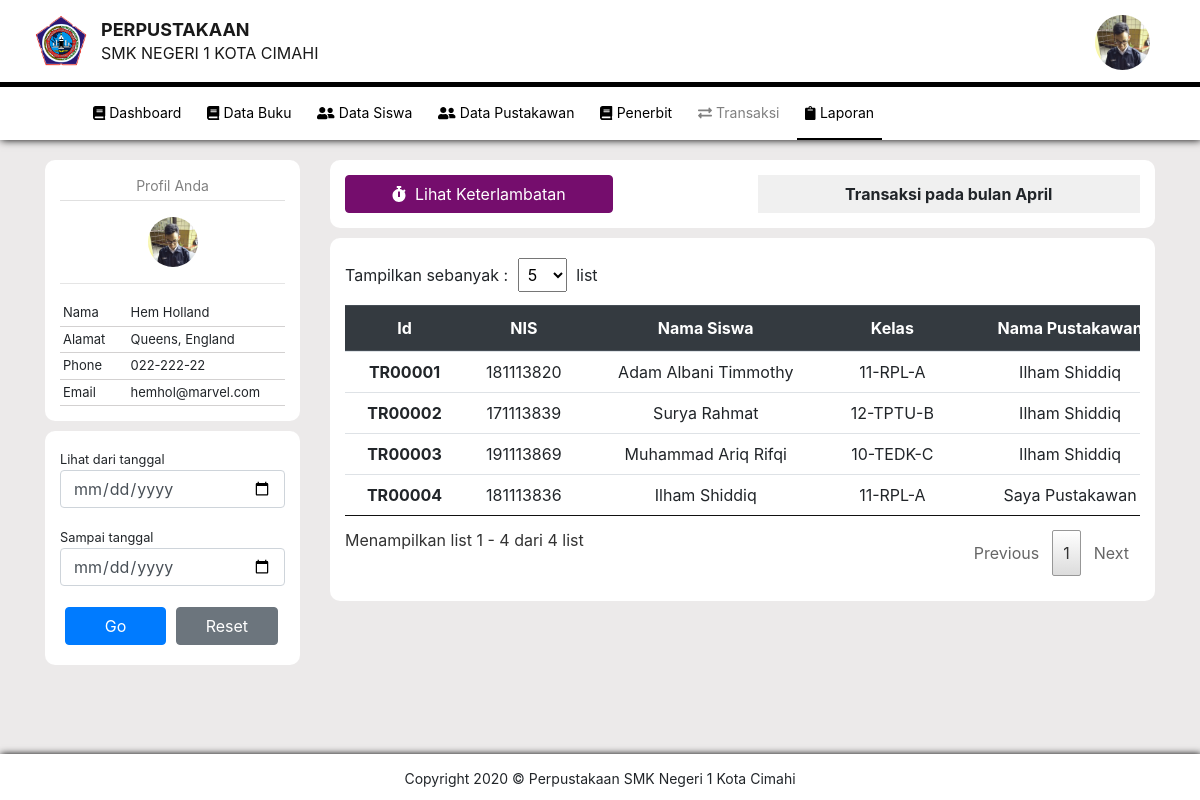
Page /pustakawan/laporan.php?id=P001 on the committed database.
### tables this page shows
CREATE TABLE `pustakawan` (
  `idPustakawan` varchar(4) NOT NULL,
  `nama` varchar(50) DEFAULT NULL,
  `alamat` varchar(100) DEFAULT NULL,
  `phone` varchar(15) DEFAULT NULL,
  `email` varchar(50) DEFAULT NULL,
  `image` varchar(100) DEFAULT NULL
);

CREATE TABLE `transaksi` (
  `idTransaksi` varchar(7) NOT NULL,
  `nis` varchar(9) DEFAULT NULL,
  `idPustakawan` varchar(4) DEFAULT NULL,
  `tglPinjam` date DEFAULT NULL
);

CREATE TABLE `siswa` (
  `nis` varchar(9) NOT NULL,
  `nama` varchar(100) DEFAULT NULL,
  `alamat` varchar(150) DEFAULT NULL,
  `jurusan` varchar(5) DEFAULT NULL,
  `tingkat` char(2) DEFAULT NULL,
  `kelas` char(1) DEFAULT NULL,
  `phone` varchar(15) DEFAULT NULL,
  `email` varchar(50) DEFAULT NULL,
  `image` varchar(100) DEFAULT NULL
);

### pustakawan/laporan.php (the view, shortened to what this page needs)
<?php
  require "../proses/koneksi.php";
  $id = $_GET['id'];
  $query = "SELECT * FROM pustakawan, login WHERE pustakawan.idPustakawan=:id AND pustakawan.idPustakawan=login.idPustakawan";
  $result = $con->prepare($query);
  $result->bindParam(':id', $id);
  $result->execute();
  while($row = $result->fetch(PDO::FETCH_ASSOC)){
    $nama = $row['nama'];
    $alamat = $row['alamat'];
    $phone = $row['phone'];
    $email = $row['email'];
    $hak = $row['hakUser'];
    $image = $row['image'];
  }
?><!doctype html>
<html lang="en">
  <head>
    <link rel="stylesheet" href="../assets/css/bootstrap.min.css">
    <link rel="stylesheet" href="style.css">
    <link rel="stylesheet" href="../assets/css/all.min.css">
    <link rel="stylesheet" href="../assets/css/navbar.css">
    <link rel="stylesheet" href="../assets/css/datatables.css">
  </head>
  <body>
    <nav class="navbar navbar-light">
      <div class="container-fluid">
        <a class="navbar-brand" href="#">
          <img src="../assets/img/brand/logo.png" width="60" class="d-inline-block align-top" alt="">
          <p class="judul-pertama">perpustakaan</p>
          <p class="judul-kedua">smk negeri 1 kota cimahi</p>
        </a>
      </div>
    </nav>
    <img src="../upload/<?php echo $image; ?>" class="foto-pustakawan foto" width="55" height="55" >
    <nav class="navbar2 navbar-expand-lg navbar-light">
        <div class="collapse navbar-collapse" id="navbarNavAltMarkup">
          <div class="navbar-nav">
            <a class="nav-item nav-link" href="home.php?id=<?php echo $id ?>"><i class="fas fa-book"></i>&nbsp;Dashboard</a>
            <a class="nav-item nav-link" href="data-buku.php?id=<?php echo $id ?>"><i class="fas fa-book"></i>&nbsp;Data Buku</a>
            <a class="nav-item nav-link" href="data-siswa.php?id=<?php echo $id ?>"><i class="fas fa-user-friends"></i>&nbsp;Data Siswa</a>
            <a class="nav-link <?php if($hak=="Pustakawan"){echo "disabled";} ?> nav-item" href="data-pustakawan.php?id=<?php echo $id ?>"><i class="fas fa-user-friends"></i>&nbsp;Data Pustakawan</a>
            <a class="nav-item nav-link" href="penerbit.php?id=<?php echo $id ?>"><i class="fas fa-book"></i>&nbsp;Penerbit</a>
            <a class="nav-link <?php if($hak=="Admin"){echo "disabled";} ?> nav-item" href="transaksi.php?id=<?php echo $id ?>"><i class="fas fa-exchange-alt"></i>&nbsp;Transaksi</a>
            <a class="nav-item nav-link aktif" href="#"><i class="fas fa-clipboard"></i>&nbsp;Laporan</a>
          </div>
        </div>
    </nav>
    <div class="content">
      <div class="container">
        <div class="row">
            <div class="col-lg-3">
                <div class="a">
                  <div class="your-profile-title text-center pb-1 mb-3">
                    Profil Anda
                  </div>
                  <div class="data-admin">
                    <div class="foto-admin text-center">
                    <img src="../upload/<?php echo $image; ?>" class="foto" width="50"  height="50">
                      <hr>
                    </div>
                    <div class="data-admin">
                      <table style="width: 100%;">
                        <tr class="row-data-admin">
                          <td style="width: 30%; vertical-align: top;">Nama</td>
                          <td style="width: 70%;"><?php echo $nama; ?></td>
                        </tr>
                        <tr class="row-data-admin">
                          <td style="vertical-align: top;">Alamat</td>
                          <td><?php echo $alamat; ?></td>
                        </tr>
                        <tr class="row-data-admin">
                          <td style="vertical-align: top;">Phone</td>
                          <td><?php echo $phone; ?></td>
                        </tr>
                        <tr class="row-data-admin">
                          <td style="vertical-align: top;">Email</td>
                          <td><?php echo $email; ?></td>
                        </tr>
                      </table>
                    </div>
                  </div>
                </div>
                <div class="a">
                  <form action="" method="post">
                    <div class="form-group">
                      <small>Lihat dari tanggal</small>
                      <input type="date" class="form-control" name="starttgl" placeholder="Lihat dari">
                    </div>
                    <div class="form-group">
                      <small>Sampai tanggal</small>
                      <input type="date" class="form-control" name="endtgl" placeholder="Sampai tanggal">
                    </div>
                    <div class="form-inline">
                    <button type="submit" class="btn btn-primary" name="gotgl" style="color: white; width: 45%; margin: 5px;">Go</button>
                    <button type="submit" class="btn btn-secondary" name="resettgl" style="color: white; width: 45%; margin: 5px;">Reset</button>
                    </div>
                  </form>
                </div>
              </div>
          <div class="col-lg-9">
            <div class="a">
                <div class="row justify-content-start">
                    <div class="col">
                        <div class="view-lambat">
                            <form class="form-inline">
                                <a type="submit" href="keterlambatan.php?id=<?php echo $id; ?>" class="btn btn-success btn-ungu" style="color: white; width: 70%;"><i class="fas fa-stopwatch"></i>&nbsp;&nbsp;Lihat Keterlambatan</a>
                            </form>
                        </div>
                    </div>
                    <div class="col">
                      <?php
                        $thismonth=$con->prepare("SELECT MONTHNAME(CURRENT_DATE) as bln");
                        $thismonth->execute();
                        $month = $thismonth->fetch(PDO::FETCH_ASSOC);
                        $tmonth = $month['bln'];
                      ?>
                      <input type="text" class="form-control-plaintext text-center" style="font-weight: bold; background-color: rgb(240, 240, 240);" name="namas" readonly required value="Transaksi pada bulan <?php echo $tmonth; ?>">
                    </div>
                </div>
            </div>
            <div class="a">
                <div class="table-responsive">
                    <table class="table table-hover" style="width: 150%;" id="tblaporan">
                        <thead class="thead-dark">
                          <tr class="text-center">
                            <th scope="col">Id</th>
                            <th scope="col">NIS</th>
                            <th scope="col">Nama Siswa</th>
                            <th scope="col">Kelas</th>
                            <th scope="col">Nama Pustakawan</th>
                          </tr>
                        </thead>
                        <tbody>
                        <?php
                              if(isset($_POST['gotgl'])){
                                $start = $_POST['starttgl'];
                                $end = $_POST['endtgl'];
                                $tran = $con->prepare("SELECT t.idTransaksi, d.idBuku, d.status, s.nis, s.nama, p.nama as namap, b.judul, t.tglPinjam, s.kelas, s.jurusan, s.tingkat FROM transaksi t, detailTransaksi d, siswa s, pustakawan p, buku b WHERE t.idTransaksi=d.idTransaksi AND t.nis=s.nis AND t.idPustakawan=p.idPustakawan AND d.idBuku=b.idBuku AND (t.tglPinjam >= :st AND t.tglPinjam <= :ed) GROUP BY t.idTransaksi");
                                $tran->bindParam(':st', $start);
                                $tran->bindParam(':ed', $end);
                                $tran->execute();
                              } else {
                                $tran = $con->prepare("SELECT t.idTransaksi, d.idBuku, d.status, s.nis, s.nama, p.nama as namap, b.judul, t.tglPinjam, s.kelas, s.jurusan, s.tingkat FROM transaksi t, detailTransaksi d, siswa s, pustakawan p, buku b WHERE t.idTransaksi=d.idTransaksi AND t.nis=s.nis AND t.idPustakawan=p.idPustakawan AND d.idBuku=b.idBuku AND MONTH(t.tglPinjam) = MONTH(CURRENT_DATE) GROUP BY t.idTransaksi");
                                $tran->execute();
                              }
                              while($t = $tran->fetch(PDO::FETCH_ASSOC)){
                          ?>
                          <tr class="text-center">
                            <th scope="row"><?php echo $t['idTransaksi']; ?></th>
                            <td><?php echo $t['nis']; ?></td>
                            <td><?php echo $t['nama']; ?></td>
                            <td><?php echo $t['tingkat']."-".$t['jurusan']."-".$t['kelas']; ?></td>
                            <td><?php echo $t['namap']; ?></td>
                          </tr>
                              <?php } ?>
                        </tbody>
                    </table>
                </div>
            </div>
          </div>
        </div>
      </div>
    </div>
    <div class="footer text-center">
      Copyright 2020 &copy; Perpustakaan SMK Negeri 1 Kota Cimahi
    </div>
  </body>
</html>

### pustakawan/style.css (style rules this page uses)
body { background-color: rgb(236, 234, 234); }
.navbar, .navbar2 { background-color: #fff; }
.navbar { border-bottom: 5px solid black; }
.navbar a.navbar-brand img { float: left; margin-right: 10px; }
.navbar a.navbar-brand p { font-size: 18px; text-transform: uppercase; line-height: 0; }
.navbar a.navbar-brand p.judul-pertama { font-weight: bold; margin-top: 17px; }
.navbar a.navbar-brand p.judul-kedua { margin-top: 23px; font-size: 16px; }
a.aktif { border-bottom: 2px black solid; }
.foto-pustakawan { position: absolute; top: 15px; right: 50px; }
img.foto { border-radius: 100px; }
.navbar2 { box-shadow: 1px 0px 8px black; }
.navbar2 .navbar-nav { margin-left: 85px; }
.navbar2 a.nav-item { font-size: 14px; color: black !important; margin-right: 10px; padding: 15px; }
.navbar2 a.disabled { color: gray !important; }
.content { margin-top: 10px; min-height: 73vh; }
.a { width: 100%; background-color: rgb(255, 255, 255); border-radius: 10px; padding: 15px; margin-top: 10px; }
.content .data-admin table tr.row-data-admin { border-bottom: 1px solid rgb(211, 209, 209); }
.content .data-admin table tr td { font-size: 13px; padding: 3px; }
.footer { width: 100%; padding: 14px; font-size: 14px; background-color: #fff; margin-top: 20px; box-shadow: 1px 0px 7px black; }
.btn-ungu { background-color: rgb(117, 13, 109); border-color: rgb(117, 13, 109); color: white; padding-left: 10px; padding-right: 10px; }
.your-profile-title { font-size: 14px; color: gray; border-bottom: rgb(224, 224, 224) 1px solid; }

### assets/css/datatables.css (style rules this page uses)
table.dataTable { width: 100%; margin: 0 auto; clear: both; border-collapse: separate; border-spacing: 0; }
table.dataTable thead th, table.dataTable tfoot th { font-weight: bold; }
table.dataTable thead th, table.dataTable thead td { padding: 10px 18px; border-bottom: 1px solid #111; }
table.dataTable thead .sorting, table.dataTable thead .sorting_asc, table.dataTable thead .sorting_desc, table.dataTable thead .sorting_asc_disabled, table.dataTable thead .sorting_desc_disabled { cursor: pointer; *cursor: hand; background-repeat: no-repeat; background-position: center right; }
table.dataTable thead .sorting { background-image: url("DataTables-1.10.20/images/sort_both.png"); }
table.dataTable thead .sorting_asc { background-image: url("DataTables-1.10.20/images/sort_asc.png"); }
table.dataTable tbody tr { background-color: #ffffff; }
table.dataTable tbody th, table.dataTable tbody td { padding: 8px 10px; }
table.dataTable.no-footer { border-bottom: 1px solid #111; }
table.dataTable, table.dataTable th, table.dataTable td { box-sizing: content-box; }

### rows in the picture
pustakawan: image (picture), nama "Hem Holland", alamat "Queens, England", phone "022-222-22", email "hemhol@marvel.com"
transaksi: idTransaksi "TR00001", nis.nis "181113820", nis.nama "Adam Albani Timmothy", nis.tingkat "11", nis.jurusan "RPL", nis.kelas "A", idPustakawan.nama "Ilham Shiddiq"
transaksi: idTransaksi "TR00002", nis.nis "171113839", nis.nama "Surya Rahmat", nis.tingkat "12", nis.jurusan "TPTU", nis.kelas "B", idPustakawan.nama "Ilham Shiddiq"
transaksi: idTransaksi "TR00003", nis.nis "191113869", nis.nama "Muhammad Ariq Rifqi", nis.tingkat "10", nis.jurusan "TEDK", nis.kelas "C", idPustakawan.nama "Ilham Shiddiq"
transaksi: idTransaksi "TR00004", nis.nis "181113836", nis.nama "Ilham Shiddiq", nis.tingkat "11", nis.jurusan "RPL", nis.kelas "A", idPustakawan.nama "Saya Pustakawan"
